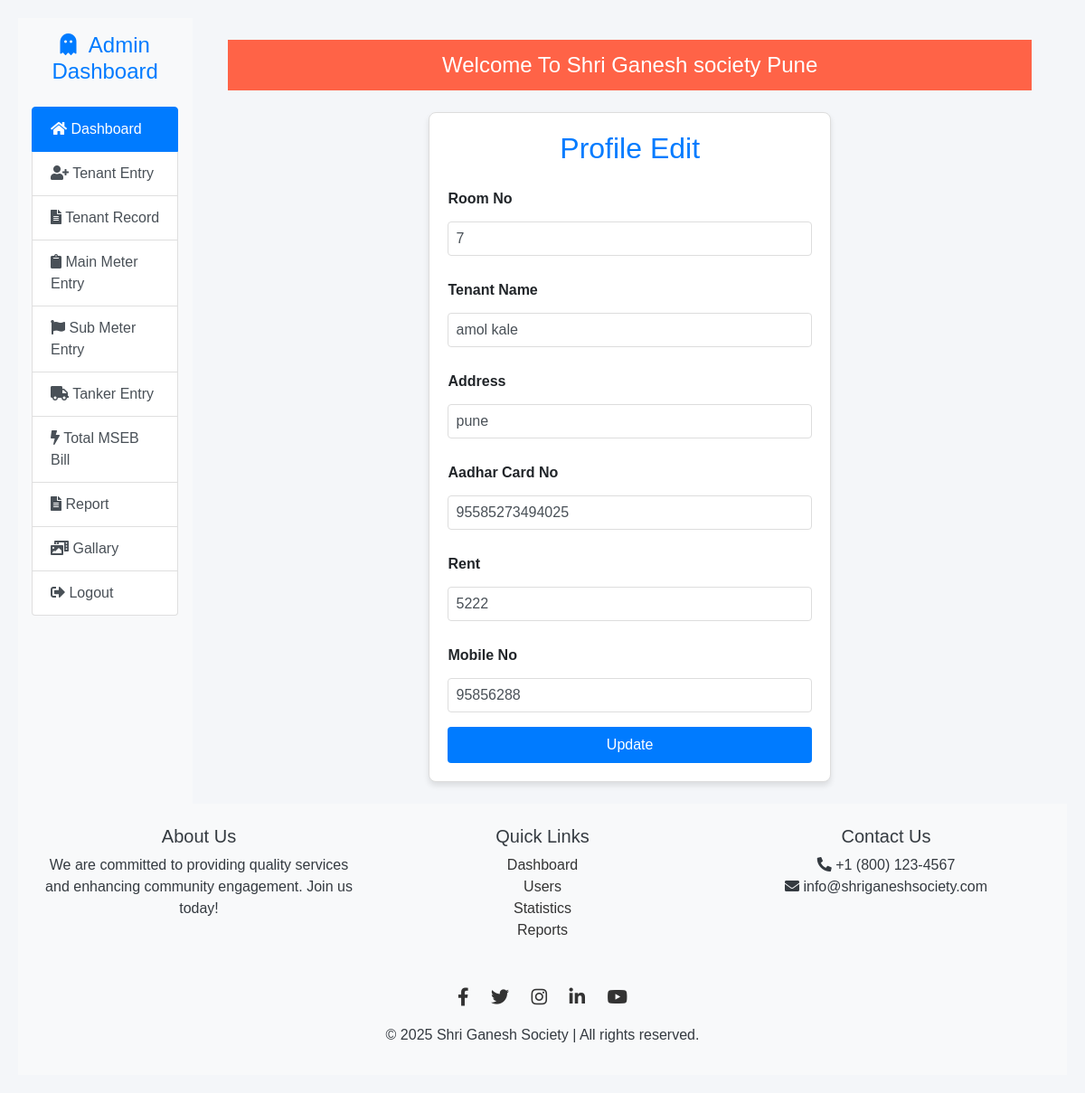
The page /profileupdate?roomno=7 on the database its author committed.
### society_site/models.py (models this page shows, shortened)
class tenant(models.Model):
    roomno=models.IntegerField()
    name=models.CharField(max_length=20)
    address=models.CharField(max_length=20)
    adharno=models.IntegerField()
    rent=models.IntegerField()
    mobile=models.IntegerField()

### society_site/views.py (the view)
# urls.py: path('profileupdate',views.profileupdate),
def profileupdate(request):
    roomno=request.GET['roomno']
    data=tenant.objects.all().filter(roomno=roomno)
    return render(request,"updateform.html",{'data':data})

### templates/updateform.html (shortened to what this page needs)
{% load static %}
<!doctype html>
<html lang="en">
<head>
    <link href="https://cdn.jsdelivr.net/npm/bootstrap@4.6.2/dist/css/bootstrap.min.css" rel="stylesheet">
    <link rel="stylesheet" href="https://use.fontawesome.com/releases/v5.15.1/css/all.css">
    <link rel="stylesheet" href="{% static 'css/style.css' %}">
</head>
<body>
    <div class="container-fluid">
        <div class="row g-0">
            <nav class="col-12 col-md-2 bg-light pr-3">
                <h1 class="h4 py-3 text-center text-primary">
                    <i class="fas fa-ghost mr-2"></i>
                    <span class="d-none d-lg-inline">
                        Admin Dashboard
                    </span>
                </h1>
                <div class="list-group text-center text-lg-left">
                    <a href="index" class="list-group-item list-group-item-action active">
                        <i class="fas fa-home"></i>
                        <span class="d-none d-lg-inline">Dashboard</span>
                    </a>
                    <a href="addtenant" class="list-group-item list-group-item-action">
                        <i class="fas fa-user-plus"></i>
                        <span class="d-none d-lg-inline">Tenant Entry</span>
                    </a>
                    <a href="tenantdata" class="list-group-item list-group-item-action">
                        <i class="fas fa-file-alt"></i>
                        <span class="d-none d-lg-inline">Tenant Record</span>
                    </a>
                    <a href="mainmeter" class="list-group-item list-group-item-action">
                        <i class="fas fa-clipboard"></i>
                        <span class="d-none d-lg-inline">Main Meter Entry</span>
                    </a>
                    <a href="submeter" class="list-group-item list-group-item-action">
                        <i class="fas fa-flag"></i>
                        <span class="d-none d-lg-inline">Sub Meter Entry</span>
                    </a>
                    <a href="tanker" class="list-group-item list-group-item-action">
                        <i class="fas fa-truck"></i>
                        <span class="d-none d-lg-inline">Tanker Entry</span>
                    </a>
                    <a href="#" class="list-group-item list-group-item-action">
                        <i class="fas fa-bolt"></i>
                        <span class="d-none d-lg-inline">Total MSEB Bill</span>
                    </a>
                    <a href="#" class="list-group-item list-group-item-action">
                        <i class="fas fa-file-alt"></i>
                        <span class="d-none d-lg-inline">Report</span>
                    </a>
                    <a href="gallary" class="list-group-item list-group-item-action">
                        <i class="fas fa-photo-video"></i>
                        <span class="d-none d-lg-inline">Gallary</span>
                    </a>
                    <a href="logout" class="list-group-item list-group-item-action">
                        <i class="fas fa-sign-out-alt"></i>
                        <span class="d-none d-lg-inline">Logout</span>
                    </a>
                </div>
            </nav>
            <main class="col-12 col-md-10 p-4">
                <div class="container">
                    <div class="marquee-wrapper">
                        <div class="marquee-text">Welcome To Shri Ganesh society Pune</div>
                    </div>
                    <br>
                    <div class="form-container">
                        <h2>Profile Edit</h2>
                        <form class="register-form" action="edit" method="post">
                            {% csrf_token %} {% for i in data %}
                            <div class="form-group">
                                <label for="roomno">Room No</label>
                                <input type="text" class="form-control" id="roomno" name="roomno" value="{{i.roomno}}" required>
                            </div>
                            <div class="form-group">
                                <label for="tenantname">Tenant Name</label>
                                <input type="text" class="form-control" id="tenantname" name="tenantname" value="{{i.name}}" required>
                            </div>
                            <div class="form-group">
                                <label for="address">Address</label>
                                <input type="text" class="form-control" id="address" name="address" value="{{i.address}}" required>
                            </div>
                            <div class="form-group">
                                <label for="aadhar">Aadhar Card No</label>
                                <input type="text" class="form-control" id="aadhar" name="aadhar" value="{{i.adharno}}" required>
                            </div>
                            <div class="form-group">
                                <label for="rent">Rent</label>
                                <input type="number" class="form-control" id="rent" name="Rent" value="{{i.rent}}" min="0" required>
                            </div>
                            <div class="form-group">
                                <label for="mobileno">Mobile No</label>
                                <input type="tel" class="form-control" id="mobileno" name="mobileno" value="{{i.mobile}}" required>
                            </div>
                            <button type="submit" class="btn btn-primary">Update</button> {% endfor %}
                        </form>
                    </div>
                </div>
            </main>
        </div>
    </div>
    {% include 'footer.html' %}
</body>
</html>

### static/css/style.css (style rules this page uses)
body { background-color: #f8f9fa; font-family: Arial, sans-serif; }
.form-container { max-width: 600px; margin: auto; border: 1px solid #ddd; border-radius: 8px; background-color: #ffffff; }
.form-control { border-radius: 5px; border: 1px solid #ccc; }
.btn { font-size: 1rem; padding: 10px 15px; border-radius: 5px; }
h2 { color: #333; }
label { margin-top: 10px; font-weight: bold; }

### templates/updateform.html (style rules this page uses)
.marquee-wrapper { width: 100%; overflow: hidden; background-color: #ff6347; padding: 10px; text-align: center; }
.marquee-text { display: inline-block; font-size: 24px; font-family: 'Arial', sans-serif; color: #fff; white-space: nowrap; animation: marquee-animation 15s linear infinite; }
body { background-color: #f4f6f9; padding: 20px; }
.form-container { background-color: white; padding: 20px; border-radius: 8px; box-shadow: 0 4px 6px rgba(0, 0, 0, 0.1); width: 50%; max-width: 800px; margin: 0 auto; }
.form-container h2 { text-align: center; margin-bottom: 15px; color: #007bff; }
.form-group label { font-weight: bold; }
.form-group input { width: 100%; padding: 8px; margin-top: 5px; border-radius: 4px; border: 1px solid #ddd; }
.form-container button { width: 100%; padding: 8px 20px; background-color: #007bff; color: white; border: none; border-radius: 4px; font-size: 16px; }

### rows shown on the page
tenant: roomno "7", tenantname "amol kale", address "pune", aadhar "95585273494025", Rent "5222", mobileno "95856288"
